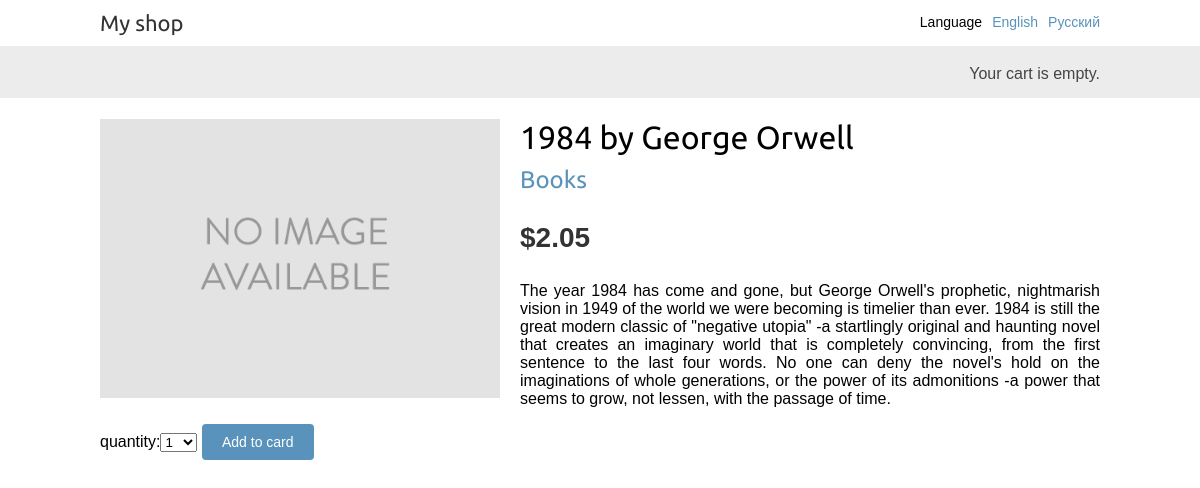
/en/1/1984/, run on the app's committed database.
### shop/models.py (models this page shows, shortened)
class Product(models.Model):
    category = models.ForeignKey(Category, related_name='products',
                    verbose_name=_('category'))
    name = models.CharField(max_length=200, db_index=True,
                    verbose_name=_('name'))
    slug = models.SlugField(max_length=200, db_index=True,
                    verbose_name=_('slug'))
    image = models.ImageField(upload_to='products/%Y/%m/%d', blank=True,
                    verbose_name=_('image'))
    description = models.TextField(blank=True,
                    verbose_name=_('description'))
    price = models.DecimalField(max_digits=10, decimal_places=2,
                    verbose_name=_('price'))
    stock = models.PositiveIntegerField(verbose_name=_('stock'))
    available = models.BooleanField(default=True,
                    verbose_name=_('available'))
    created = models.DateTimeField(auto_now_add=True,
                    verbose_name=_('created'))
    updated = models.DateTimeField(auto_now=True,
                    verbose_name=_('updated'))
    class Meta:
        ordering = ('name',)
        index_together = (('id', 'slug'), )

class Category(models.Model):
    name = models.CharField(max_length=200, db_index=True,
                        verbose_name=_('category'))
    slug = models.SlugField(max_length=200, db_index=True, unique=True,
                        verbose_name=_('slug'))
    class Meta:
        ordering = ('name',)
        verbose_name = _('category')
        verbose_name_plural = _('categories')
    def get_absolute_url(self):
        return reverse('shop:product_list_by_category',
                        args=[self.slug])
    def __str__(self):
        return self.name

### shop/views.py (the view)
class ProductDetailView(DetailView):
    model = Product
    template_name = 'shop/product/detail.html'
    def get_context_data(self, **kwargs):
        context = super(ProductDetailView, self).get_context_data(**kwargs)
        product = get_object_or_404(Product, id=self.kwargs['id'],
                    slug=self.kwargs['slug'],
                    available=True)
        cart_product_form = CartAddProductForm()
        context['product'] = product
        context['cart_product_form'] = cart_product_form
        return context

### cart/forms.py
class CartAddProductForm(forms.Form):
    quantity = forms.TypedChoiceField(choices=PRODUCT_QUANTITY_CHOICES,
                    coerce=int, label=_('quantity'))
    update = forms.BooleanField(required=False, initial=False,
                    widget=forms.HiddenInput, label=_('update'))

### cart/cart.py (called while the page is built)
    def __len__(self):
        return sum(item['quantity'] for item in self.cart.values())

### cart/context_processors.py (called while the page is built)
def cart(request):
    return {'cart': Cart(request)}

### templates/shop/product/detail.html (shortened to what this page needs)
{% extends "shop/base.html" %}
{% load static %}
{% block content %}
  <div class="product-detail">
    <img src="{% if product.image %}{{ product.image.url }}{% else %}{% static 'img/no_image.png' %}{% endif %}">
    <h1>{{ product.name }}</h1>
    <h2><a href="{{ product.category.get_absolute_url }}">{{ product.category }}</a></h2>
    <p class="price">${{ product.price }}</p>
      {{ product.description|linebreaks }}
    <form action="{% url 'cart:cart_add' product.id %}" method="post">
        {{ cart_product_form }}
        <input type="submit" value="Add to card">
    </form>
  </div>
{% endblock %}

### shop/static/css/base.css (style rules this page uses)
body { margin:0; padding:0; font-family:helvetica, sans-serif; }
h1, h2, h3, h4, h5 , h6 { font-family: 'Ubuntu', sans-serif; font-weight:normal; }
a { text-decoration:none; color:#5993bb; }
a.button, input[type="submit"] { color:#fff; background:#5993bb; border-radius:4px; padding:10px 20px; font-size:14px; border:0; }
.product-detail { text-align:justify; }
.product-detail .price { color:#333; font-size:28px; font-weight:bold; }
.product-detail img { width:40%; float:left; padding:0 20px 20px 0; }
.product-detail h1 { margin-bottom:0; }
.product-detail h2 { margin-top:10px; }

### data on the page
Product: name "1984 by George Orwell", category "Books", price "2.05", description "The year 1984 has come and gone, but George Orwell's prophetic, nightmarish vision in 1949 of the world we were becoming is timelier than ever. 1984 is still the great modern classic of \"negative utopia\" -a startlingly original and haunting novel that creates an imaginary world that is completely convincing, from the first sentence to the last four words. No one can deny the novel's hold on the imaginations of whole generations, or the power of its admonitions -a power that seems to grow, not lessen, with the passage of time."

### other printed values
{{ language.name_local }} "English" "Русский"
